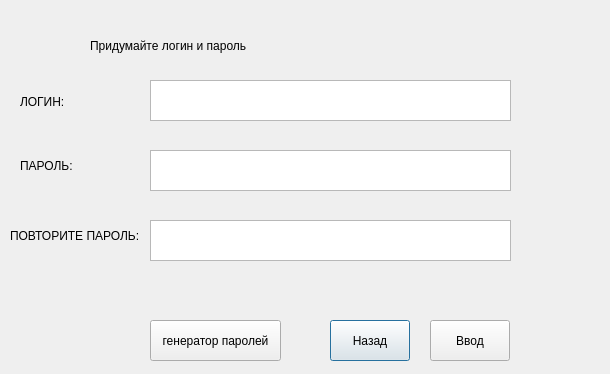
<?xml version="1.0" encoding="UTF-8"?>
<ui version="4.0">
 <class>RegOkno</class>
 <widget class="QDialog" name="RegOkno">
  <property name="geometry">
   <rect>
    <x>0</x>
    <y>0</y>
    <width>610</width>
    <height>374</height>
   </rect>
  </property>
  <property name="windowTitle">
   <string>Dialog</string>
  </property>
  <widget class="QLabel" name="label">
   <property name="geometry">
    <rect>
     <x>20</x>
     <y>76</y>
     <width>101</width>
     <height>51</height>
    </rect>
   </property>
   <property name="text">
    <string>ЛОГИН:</string>
   </property>
  </widget>
  <widget class="QLabel" name="label_2">
   <property name="geometry">
    <rect>
     <x>20</x>
     <y>140</y>
     <width>101</width>
     <height>51</height>
    </rect>
   </property>
   <property name="text">
    <string>ПАРОЛЬ:</string>
   </property>
  </widget>
  <widget class="QLabel" name="label_3">
   <property name="geometry">
    <rect>
     <x>10</x>
     <y>210</y>
     <width>141</width>
     <height>51</height>
    </rect>
   </property>
   <property name="text">
    <string>ПОВТОРИТЕ ПАРОЛЬ:</string>
   </property>
  </widget>
  <widget class="QPushButton" name="nazad_knopka">
   <property name="geometry">
    <rect>
     <x>330</x>
     <y>320</y>
     <width>80</width>
     <height>41</height>
    </rect>
   </property>
   <property name="text">
    <string>Назад</string>
   </property>
  </widget>
  <widget class="QPushButton" name="regist_knopka">
   <property name="geometry">
    <rect>
     <x>430</x>
     <y>320</y>
     <width>80</width>
     <height>41</height>
    </rect>
   </property>
   <property name="text">
    <string>Ввод</string>
   </property>
  </widget>
  <widget class="QLabel" name="osnov_dialog">
   <property name="geometry">
    <rect>
     <x>90</x>
     <y>20</y>
     <width>451</width>
     <height>51</height>
    </rect>
   </property>
   <property name="text">
    <string>Придумайте логин и пароль</string>
   </property>
  </widget>
  <widget class="QTextEdit" name="log_browser">
   <property name="geometry">
    <rect>
     <x>150</x>
     <y>80</y>
     <width>361</width>
     <height>41</height>
    </rect>
   </property>
  </widget>
  <widget class="QTextEdit" name="pass_browser">
   <property name="geometry">
    <rect>
     <x>150</x>
     <y>150</y>
     <width>361</width>
     <height>41</height>
    </rect>
   </property>
  </widget>
  <widget class="QTextEdit" name="pass_again_browser">
   <property name="geometry">
    <rect>
     <x>150</x>
     <y>220</y>
     <width>361</width>
     <height>41</height>
    </rect>
   </property>
  </widget>
  <widget class="QPushButton" name="gen_knopka">
   <property name="geometry">
    <rect>
     <x>150</x>
     <y>320</y>
     <width>131</width>
     <height>41</height>
    </rect>
   </property>
   <property name="text">
    <string>генератор паролей</string>
   </property>
  </widget>
 </widget>
 <resources/>
 <connections/>
</ui>
